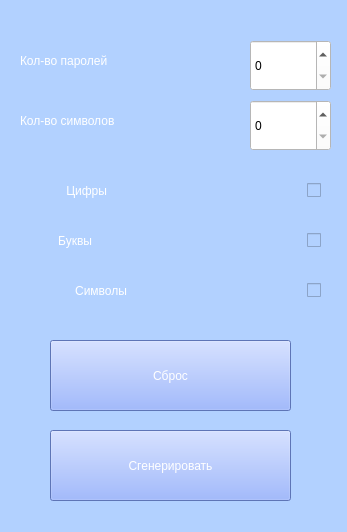
<?xml version="1.0" encoding="UTF-8"?>
<ui version="4.0">
 <class>MainWindow</class>
 <widget class="QMainWindow" name="MainWindow">
  <property name="geometry">
   <rect>
    <x>0</x>
    <y>0</y>
    <width>347</width>
    <height>532</height>
   </rect>
  </property>
  <property name="minimumSize">
   <size>
    <width>347</width>
    <height>532</height>
   </size>
  </property>
  <property name="maximumSize">
   <size>
    <width>347</width>
    <height>532</height>
   </size>
  </property>
  <property name="windowTitle">
   <string>Генератор паролей</string>
  </property>
  <property name="windowIcon">
   <iconset>
    <normaloff>../gen_pass/key.png</normaloff>../gen_pass/key.png</iconset>
  </property>
  <property name="styleSheet">
   <string notr="true">background-color: rgb(178, 209, 255);</string>
  </property>
  <widget class="QWidget" name="centralwidget">
   <widget class="QPushButton" name="generate">
    <property name="geometry">
     <rect>
      <x>50</x>
      <y>430</y>
      <width>241</width>
      <height>71</height>
     </rect>
    </property>
    <property name="styleSheet">
     <string notr="true">font: 20pt &quot;MS Shell Dlg 2&quot;;
color: rgb(255, 255, 255);
background-color: rgb(131, 164, 255);</string>
    </property>
    <property name="text">
     <string>Сгенерировать</string>
    </property>
   </widget>
   <widget class="QLabel" name="label">
    <property name="geometry">
     <rect>
      <x>20</x>
      <y>40</y>
      <width>201</width>
      <height>41</height>
     </rect>
    </property>
    <property name="styleSheet">
     <string notr="true">color: rgb(255, 255, 255);
font: 20pt &quot;MS Shell Dlg 2&quot;;</string>
    </property>
    <property name="text">
     <string>Кол-во паролей</string>
    </property>
   </widget>
   <widget class="QSpinBox" name="coun_pass">
    <property name="geometry">
     <rect>
      <x>250</x>
      <y>40</y>
      <width>81</width>
      <height>51</height>
     </rect>
    </property>
    <property name="styleSheet">
     <string notr="true">background-color: rgb(255, 255, 255);
font: 20pt &quot;MS Shell Dlg 2&quot;;</string>
    </property>
   </widget>
   <widget class="QCheckBox" name="digit">
    <property name="geometry">
     <rect>
      <x>10</x>
      <y>170</y>
      <width>311</width>
      <height>41</height>
     </rect>
    </property>
    <property name="layoutDirection">
     <enum>Qt::RightToLeft</enum>
    </property>
    <property name="styleSheet">
     <string notr="true">font: 20pt &quot;MS Shell Dlg 2&quot;;
color: rgb(255, 255, 255);
spacing: 200px</string>
    </property>
    <property name="text">
     <string>Цифры</string>
    </property>
   </widget>
   <widget class="QSpinBox" name="count_symbols">
    <property name="geometry">
     <rect>
      <x>250</x>
      <y>100</y>
      <width>81</width>
      <height>51</height>
     </rect>
    </property>
    <property name="styleSheet">
     <string notr="true">background-color: rgb(255, 255, 255);
font: 20pt &quot;MS Shell Dlg 2&quot;;</string>
    </property>
   </widget>
   <widget class="QLabel" name="label_2">
    <property name="geometry">
     <rect>
      <x>20</x>
      <y>100</y>
      <width>211</width>
      <height>41</height>
     </rect>
    </property>
    <property name="styleSheet">
     <string notr="true">color: rgb(255, 255, 255);
font: 20pt &quot;MS Shell Dlg 2&quot;;</string>
    </property>
    <property name="text">
     <string>Кол-во символов</string>
    </property>
   </widget>
   <widget class="QCheckBox" name="alpha">
    <property name="geometry">
     <rect>
      <x>10</x>
      <y>220</y>
      <width>311</width>
      <height>41</height>
     </rect>
    </property>
    <property name="layoutDirection">
     <enum>Qt::RightToLeft</enum>
    </property>
    <property name="styleSheet">
     <string notr="true">font: 20pt &quot;MS Shell Dlg 2&quot;;
color: rgb(255, 255, 255);
spacing: 215px</string>
    </property>
    <property name="text">
     <string>Буквы</string>
    </property>
   </widget>
   <widget class="QCheckBox" name="symbol">
    <property name="geometry">
     <rect>
      <x>10</x>
      <y>270</y>
      <width>311</width>
      <height>41</height>
     </rect>
    </property>
    <property name="layoutDirection">
     <enum>Qt::RightToLeft</enum>
    </property>
    <property name="styleSheet">
     <string notr="true">font: 20pt &quot;MS Shell Dlg 2&quot;;
color: rgb(255, 255, 255);
spacing: 180px</string>
    </property>
    <property name="text">
     <string>Символы</string>
    </property>
   </widget>
   <widget class="QPushButton" name="reset">
    <property name="geometry">
     <rect>
      <x>50</x>
      <y>340</y>
      <width>241</width>
      <height>71</height>
     </rect>
    </property>
    <property name="styleSheet">
     <string notr="true">font: 20pt &quot;MS Shell Dlg 2&quot;;
color: rgb(255, 255, 255);
background-color: rgb(131, 164, 255);</string>
    </property>
    <property name="text">
     <string>Сброс</string>
    </property>
   </widget>
  </widget>
 </widget>
 <resources/>
 <connections/>
</ui>
